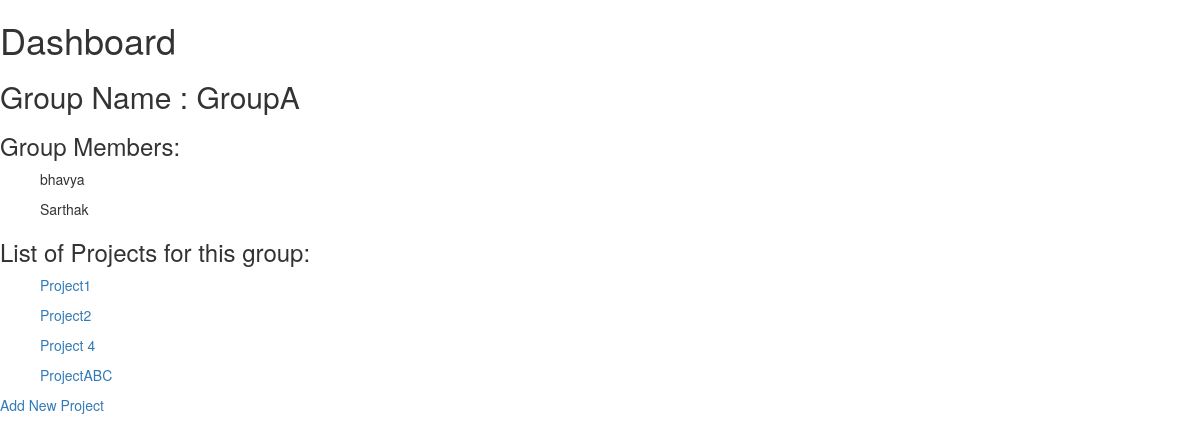
Screenshot of /Tracker/edit_group/24/ with the database file from the repository.
### Tracker/models.py (models this page shows, shortened)
class group(models.Model):
    gname = models.CharField(max_length=100)

class member(models.Model):
    fname = models.CharField(max_length=100)
    lname = models.CharField(max_length=100)
    email = models.CharField(max_length=254)
    username = models.CharField(max_length=100)
    password = models.CharField(max_length=50)
    mgroup = models.ForeignKey(group, on_delete=models.CASCADE)

class project(models.Model):
    pgroup = models.ForeignKey(group, on_delete=models.CASCADE)
    pname = models.CharField(max_length=100)
    pdesc = models.CharField(max_length=100,blank=True)

### Tracker/views/overview_views.py (the view)
# urls.py: url(r'^edit_group/(?P<group_id>[0-9]+)/$',views.edit_group, name='edit_group'),
def edit_group(request,group_id):
    g = get_object_or_404(group,pk=group_id)
    return render(request, 'Tracker/edit_group.html', {'group': g})

### Tracker/templates/Tracker/edit_group.html (shortened to what this page needs)
{% extends "Tracker/base.html" %}
{% block content %}
		<h1>Dashboard</h1>
		<h2>Group Name : {{group.gname}} </h2>
		<h3>Group Members:</h3>
		<list>
			{% for member in group.member_set.all %}
				<ul>{{ member.username }}</ul>
			{% endfor %}
		</list>
		<h3>List of Projects for this group:</h3>
		<list>
			{% for project in group.project_set.all %}
				<ul><a href= "{% url 'edit_project' project.id %}">{{ project.pname }}</a></ul>
			{% endfor %}
		</list>
	    <a href="{% url 'add_project' %}">Add New Project</a>
{% endblock content %}

### Tracker/static/Tracker/css/style.css (style rules this page uses)
body { background: white; }

### rows the page displays
group: gname "GroupA"
member: username "bhavya"
member: username "Sarthak"
project: pname "Project1"
project: pname "Project2"
project: pname "Project 4"
project: pname "ProjectABC"
